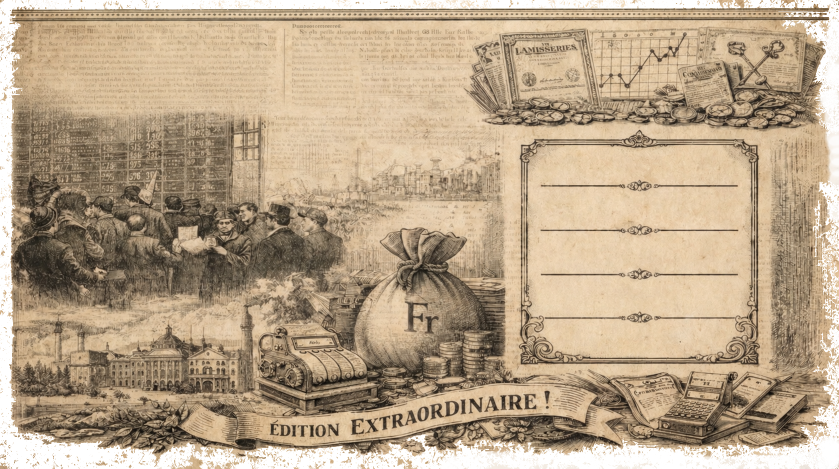
#> input picture UI/Menu3_1.png, 1678 x 937 px (shown at 1/2 size)
$ python build_menu_chart.py
#> lines starting #> are read from the running program, lines starting #| are printed output that depends on the picture
"""Prepare a small clean graph patch; Pillow is only needed to rebuild this asset.

The runtime reveals the original Menu3 pixels, so the drawn line never loses
its engraved texture. Only the traced curve and its round markers are removed.
"""
from pathlib import Path

from PIL import Image, ImageDraw, ImageFilter

ROOT = Path(__file__).resolve().parents[1]
BOUNDS = (1194, 59, 1379, 180)
POINTS = ((1202, 171), (1222, 150), (1240, 150), (1254, 171),
          (1280, 135), (1304, 102), (1320, 120), (1332, 110),
          (1341, 95), (1349, 111), (1355, 97), (1370, 67))


def build():
    original = Image.open(ROOT / 'UI/Menu3_1.png').convert('RGB').crop(BOUNDS)
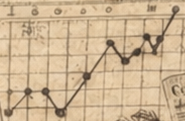
#> original: PIL image 185x121 RGB; mean R, G, B 205.1, 180.2, 147.2
    points = [(x - BOUNDS[0], y - BOUNDS[1]) for x, y in POINTS]
    mask = Image.new('L', original.size)
#> mask: PIL image 185x121 L; every value is 0
    draw = ImageDraw.Draw(mask)
    draw.line(points, fill=255, width=9)
    for x, y in points:
        draw.ellipse((x - 6, y - 6, x + 6, y + 6), fill=255)
#> this loop made 12 passes
#> (x, y) on passes 1 to 12: (8, 112), (28, 91), (46, 91), (60, 112), (86, 76), (110, 43), (126, 61), (138, 51), (147, 36), (155, 52), (161, 38), (176, 8)
    w, h = original.size
#> w = 185; h = 121
    pixels = original.load()
    missing = {(x, y) for y in range(h) for x in range(w) if mask.getpixel((x, y))}
#> missing = 2850 items
    # Estimate paper separately from ink, then continue the grid through the
    # removed curve. Diffusing dark boundary pixels would leave a ghost curve.
    values = {(x, y): tuple(map(float, pixels[x, y])) for y in range(h) for x in range(w)
              if (x, y) not in missing and sum(pixels[x, y]) / 3 > 185}
#> values = 11784 items
    pending = {(x, y) for y in range(h) for x in range(w)} - values.keys()
#> pending = 10601 items
    while pending:
        fill = {}
        for x, y in pending:
            neighbors = [values[p] for p in ((x-1, y), (x+1, y), (x, y-1), (x, y+1)) if p in values]
            if neighbors:
                fill[x, y] = tuple(sum(c[k] for c in neighbors) / len(neighbors) for k in range(3))
        values.update(fill)
        pending.difference_update(fill)
#> this loop made 10 passes
#> after the loop, values = 22385 items

    for _ in range(180):
        updates = {}
        for x, y in missing:
            neighbors = [values[p] for p in ((x-1,y),(x+1,y),(x,y-1),(x,y+1)) if p in values]
            updates[x,y] = tuple(sum(c[k] for c in neighbors)/len(neighbors) for k in range(3))
        values.update(updates)

    def fit_grid(vertical, start, end):
#> called with vertical = True, start = 1204, end = 1206
        samples = []
        for t in range(82, 177) if vertical else range(1203, 1376):
            prediction = start + (end - start) * ((t - 80) / 100 if vertical else (t - 1200) / 175)
            candidates = []
            for c in range(round(prediction)-3, round(prediction)+4):
                gx, gy = (c, t) if vertical else (t, c)
                x, y = gx - BOUNDS[0], gy - BOUNDS[1]
                if 1 <= x < w-1 and 1 <= y < h-1 and (x, y) not in missing:
                    candidates.append((sum(pixels[x, y]), c))
            if candidates:
                darkness, c = min(candidates)
                if darkness / 3 < 180:
                    samples.append((t, c))
#> after the loop, samples = 82 pairs, first value 82 to 163, second value 1202 to 1205
        # Least squares follows the original tilted grid, without straightening it.
        mt = sum(t for t, c in samples) / len(samples)
#> mt = 122.5
        mc = sum(c for t, c in samples) / len(samples)
#> mc = 1203.2
        slope = sum((t-mt)*(c-mc) for t,c in samples) / sum((t-mt)**2 for t,c in samples)
#> slope = -0.013
        return slope, mc - slope * mt

    verticals = [fit_grid(True, a, b) for a,b in
                 ((1204,1206),(1223,1223),(1243,1241),(1263,1260),(1282,1278),
                  (1302,1297),(1321,1316),(1341,1335),(1359,1354),(1379,1374))]
#> verticals = [(-0.013, 1204.8), (-0.0236, 1225.3), (-0.0286, 1244.9), (-0.022, 1263.6), (-0.0383, 1284.6), (-0.0542, 1305.4), (-0.0416, 1322.4), (-0.0458, 1342), (-0.0392, 1360.3), (-0.0194, 1377.4)]
    horizontals = [fit_grid(False, a, b) for a,b in ((80,74),(98,91),(116,110),(134,129),(151,148),(170,167))]
#> horizontals = [(-0.0294, 114.6), (-0.024, 126.3), (-0.0238, 143.6), (-0.0268, 165), (-0.0208, 174.7), (-0.00472, 172.3)]
    restored = original.copy()
    import math
    for x, y in missing:
        gx, gy = x + BOUNDS[0], y + BOUNDS[1]
        distances = [abs(gx - (a*gy+b)) for a,b in verticals] if gy >= 80 else []
        distances += [abs(gy - (a*gx+b)) for a,b in horizontals]
        grid = max(0, 1 - min(distances, default=10) / 1.45)
        strength = grid * (0.28 + 0.025 * math.sin(gx * 0.7 + gy * 0.3))
        paper = values[x, y]
        restored.putpixel((x, y), tuple(round(c*(1-strength)) for c in paper))
#> this loop made 2850 passes
#> (x, y, gx, gy, grid, strength, paper) on passes 1 to 3: (140, 43, 1334, 102, 0, 0, (219.9, 191.9, 156.3)), (86, 72, 1280, 131, 0.794, 0.207, (219.7, 193.3, 159.7)), (24, 97, 1218, 156, 0, 0, (220.5, 194.8, 160.9))
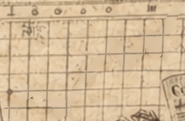
#> restored: PIL image 185x121 RGB; mean R, G, B 210.7, 185.4, 151.7
    # Feather inside the traced mask, leaving every unrelated pixel unchanged.
    feather = mask.filter(ImageFilter.GaussianBlur(0.55))
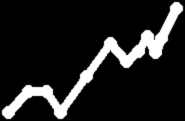
#> feather: PIL image 185x121 L; min 0, max 255, mean 32.5
    clean = Image.composite(restored, original, feather)
    destination = ROOT / 'UI/Animation/Chart Clean.png'
    clean.save(destination)
    print(destination)


if __name__ == '__main__':
    build()

$ run again, with UI/Botton.png copied over UI/Menu3_1.png
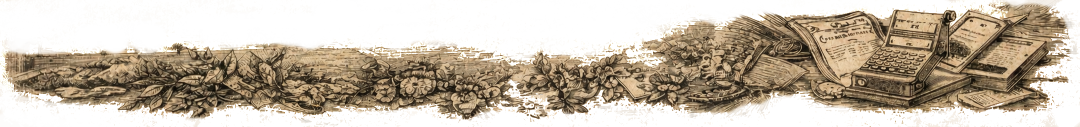
#> input picture UI/Botton.png, 2159 x 253 px (shown at 1/2 size)
#> in build, `original = Image.open(ROOT / 'UI/Menu3_1.png').convert('RGB').crop(BOU..`:
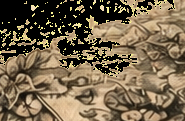
#> original: PIL image 185x121 RGB; mean R, G, B 117.5, 101.3, 76.7
#> mask: PIL image 185x121 L; every value is 0
#> the loop in build, `for x, y in points:` made 12 passes
#> (x, y) on passes 1 to 8: (8, 112), (28, 91), (46, 91), (60, 112), (86, 76), (110, 43), (126, 61), (138, 51)
#> missing = 2850 items
#> in build, `values = {(x, y): tuple(map(float, pixels[x, y])) for y in range(h) fo..`: values = 1979 items
#> pending = 20406 items
#> the loop in build, `while pending:` made 30 passes
#> after the loop in build, `while pending:`: values = 22385 items
#> after the loop in fit_grid, `for t in range(82, 177) if vertical else range(1203, 1376):`: samples = 88 pairs, first value 82 to 176, second value 1201 to 1209
#> mt = 126
#> mc = 1203.9
#> slope = 0.0699
#> verticals = [(0.0699, 1195.1), (0.0356, 1218), (0.00151, 1241.1), (0.0139, 1259), (-0.00837, 1280.1), (-0.018, 1301.9), (-0.0631, 1326.7), (-0.0523, 1344.8), (-0.0557, 1364.5), (-0.038, 1379.9)]
#> horizontals = [(-0.0137, 92.68), (-0.022, 121.9), (-0.0241, 143.6), (-0.0301, 169.5), (-0.00561, 157.3), (-0.0304, 208)]
#> the loop in build, `for x, y in missing:` made 2850 passes
#> (x, y, gx, gy, grid, strength, paper) on passes 1 to 3: (140, 43, 1334, 102, 0, 0, (216.2, 193.4, 156.1)), (86, 72, 1280, 131, 0.989, 0.258, (229.8, 214.4, 148.4)), (24, 97, 1218, 156, 0, 0, (221.7, 199.7, 165.7))
#> after the loop in build, `for x, y in missing:`:
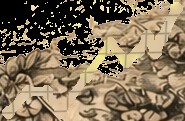
#> restored: PIL image 185x121 RGB; mean R, G, B 126.8, 110.6, 84.2
